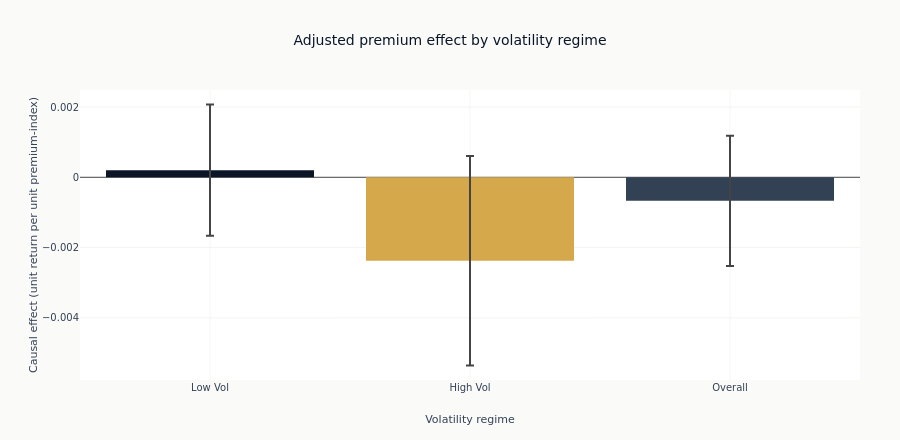

Notebook code for this chart:
### Code cell
# Regime comparison
fig2 = go.Figure()
fig2.add_trace(
    go.Bar(
        x=["Low Vol", "High Vol", "Overall"],
        y=[effect_low, effect_high, dml_effect],
        error_y=dict(type="data", array=[1.96 * se_low_hac, 1.96 * se_high_hac, 1.96 * dml_se_hac]),
        marker_color=[COLORS["blue"], COLORS["amber"], COLORS["neutral"]],
    )
)
fig2.update_layout(
    title="Adjusted premium effect by volatility regime",
    xaxis_title="Volatility regime",
    yaxis_title="Causal effect (unit return per unit premium-index)",
    height=440,
    margin=dict(t=90, b=60, l=80, r=40),
)
show_plotly_with_alt(
    fig2,
    "Bar chart of the adjusted premium effect in the low-volatility regime, the "
    "high-volatility regime and the full sample, each with a 95 percent error bar. The bars "
    "are small relative to their error bars, and every error bar spans zero.",
)

### Figure 1 — Plotly figure (JSON) as saved in the notebook; plotly's stock layout.template omitted (floating-point values rounded to 4 significant figures)
{"data": [{"error_y": {"array": [0.001869, 0.002981, 0.001855], "type": "data"}, "marker": {"color": ["#0a1628", "#D4A84B", "#334155"]}, "type": "bar", "x": ["Low Vol", "High Vol", "Overall"], "y": [0.0002027, -0.002375, -0.0006707]}], "layout": {"height": 440, "margin": {"b": 60, "l": 80, "r": 40, "t": 90}, "title": {"text": "Adjusted premium effect by volatility regime"}, "xaxis": {"title": {"text": "Volatility regime"}}, "yaxis": {"title": {"text": "Causal effect (unit return per unit premium-index)"}}}}
